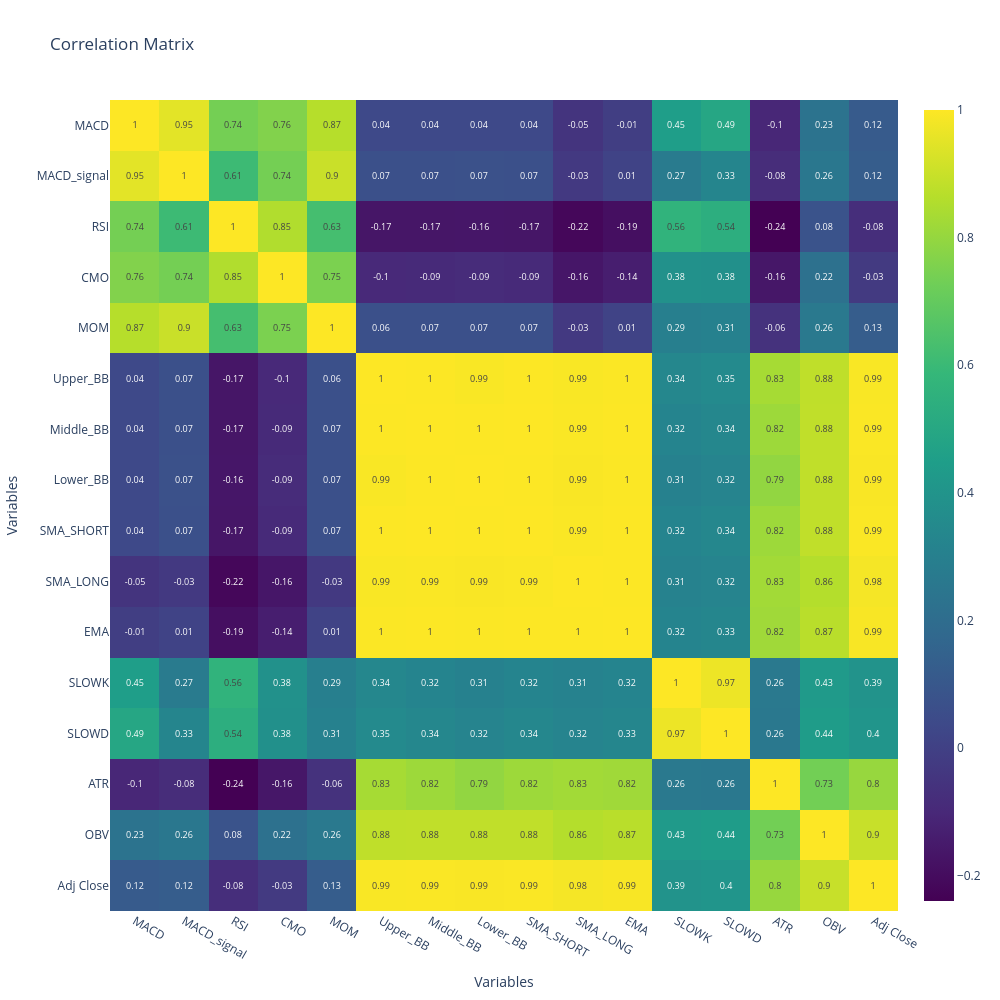

This figure's notebook cell:
### Code cell
correlation_matrix = X_train_df.corr()

# Create the heatmap with text
fig = go.Figure(data=go.Heatmap(
                    z=correlation_matrix,
                    x=correlation_matrix.columns,
                    y=correlation_matrix.columns,
                    colorscale='Viridis',
                    text=correlation_matrix.round(2).values,  # Rounded values for display
                    texttemplate="%{text}",
                    textfont={"size":9}  # Adjust text size if necessary
                    ))

# Update the layout
fig.update_layout(
    title='Correlation Matrix',
    xaxis_title="Variables",
    yaxis_title="Variables",
    xaxis=dict(side='bottom'),
    yaxis=dict(autorange='reversed'),
    width=1000,  # or any width you desire
    height=1000,  # or any height you desire
)

# Show the figure
pyo.iplot(fig)

### Figure 1 — Plotly figure (JSON) as saved in the notebook; plotly's stock layout.template omitted (floating-point values rounded to 4 significant figures; data arrays with more than 128 entries replaced by an {"elided": "..."} marker saying what was removed)
{"data": [{"colorscale": [[0, "#440154"], [0.1111, "#482878"], [0.2222, "#3e4989"], [0.3333, "#31688e"], [0.4444, "#26828e"], [0.5556, "#1f9e89"], [0.6667, "#35b779"], [0.7778, "#6ece58"], [0.8889, "#b5de2b"], [1, "#fde725"]], "text": {"elided": "16x16 float values"}, "textfont": {"size": 9}, "texttemplate": "%{text}", "type": "heatmap", "x": ["MACD", "MACD_signal", "RSI", "CMO", "MOM", "Upper_BB", "Middle_BB", "Lower_BB", "SMA_SHORT", "SMA_LONG", "EMA", "SLOWK", "SLOWD", "ATR", "OBV", "Adj Close"], "y": ["MACD", "MACD_signal", "RSI", "CMO", "MOM", "Upper_BB", "Middle_BB", "Lower_BB", "SMA_SHORT", "SMA_LONG", "EMA", "SLOWK", "SLOWD", "ATR", "OBV", "Adj Close"], "z": {"elided": "16x16 float values"}}], "layout": {"height": 1000, "title": {"text": "Correlation Matrix"}, "width": 1000, "xaxis": {"side": "bottom", "title": {"text": "Variables"}}, "yaxis": {"autorange": "reversed", "title": {"text": "Variables"}}}}
